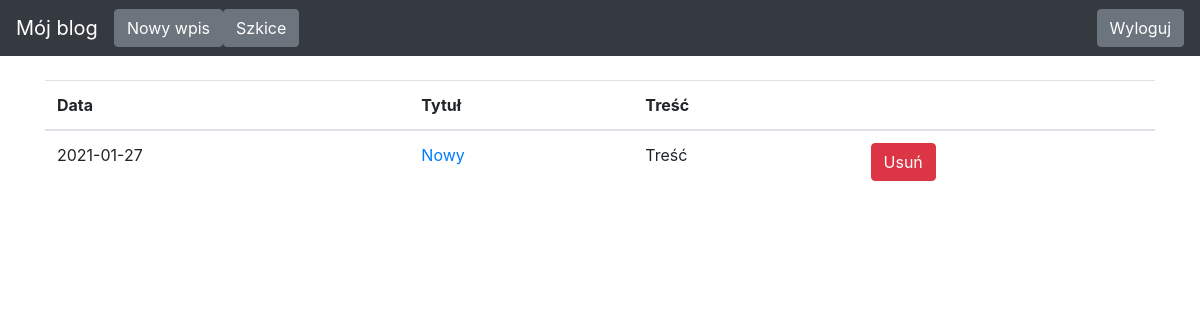
The page /drafts/ (signed in) on the database as committed earlier.
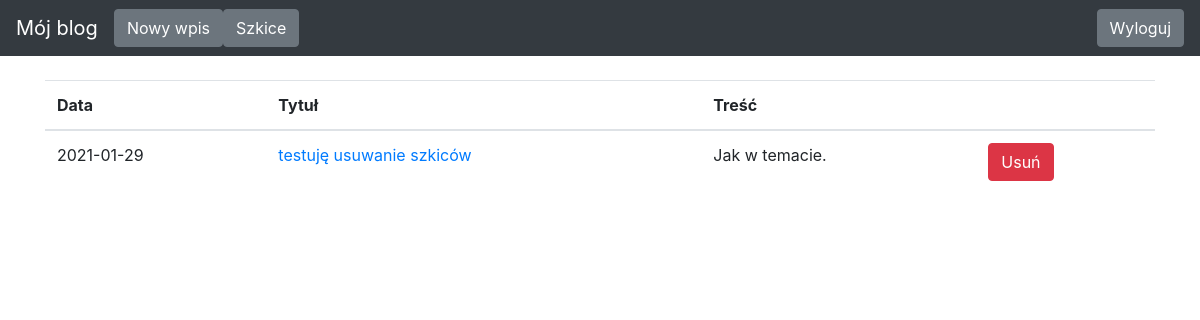
The same page on the database as committed later.
### blog/models.py (models this page shows)
class Entry(db.Model):
    id = db.Column(db.Integer, primary_key=True)
    title = db.Column(db.String(80), nullable=False)
    body = db.Column(db.Text, nullable=False)
    pub_date = db.Column(db.DateTime, nullable=False,
                         default=datetime.datetime.utcnow)
    is_published = db.Column(db.Boolean, default=False)

### blog/routes.py (the view)
@app.route('/drafts/')
@login_required
def list_drafts():
    drafts = Entry.query.filter_by(is_published=False). \
        order_by(Entry.pub_date.desc())
    return render_template("drafts.html", drafts=drafts)

### blog/routes.py (called while the page is built)
def login_required(view_func):
    @functools.wraps(view_func)
    def check_permissions(*args, **kwargs):
        if session.get('logged_in'):
            return view_func(*args, **kwargs)
        return redirect(url_for('login', next=request.path))
    return check_permissions

### blog/templates/drafts.html
{% extends "base.html" %}
{% block content %}
<table class="table">
    <thead>
    <tr>
        <th scope="col">Data</th>
        <th scope="col">Tytuł</th>
        <th scope="col">Treść</th>
        <th scope="col"></th>
    </tr>
    </thead>
    <tbody>
    {% for draft in drafts %}
        <tr>
            <td>{{ draft.pub_date.strftime('%Y-%m-%d') }}</td>
            <td><a href="/edit-post/{{draft.id}}">{{ draft.title }}</a></td>
            <td>{{ draft.body|truncate(100, true) }}</td>
            <td>
                <form class="form-inline my-2 my-lg-0" action="/delete-post/{{draft.id}}" method="POST">
                    <button class="btn btn-danger">Usuń</button>
                </form>
            </td>
        </tr>
    {% endfor %}
    </tbody>
</table>
{% endblock %}

### blog/templates/base.html (shortened to what this page needs)
<!DOCTYPE html>
<html lang="en">
<head>
    <link rel="stylesheet" href="https://stackpath.bootstrapcdn.com/bootstrap/4.5.0/css/bootstrap.min.css"
>
</head>
<body>
 <nav class="navbar navbar-expand-md navbar-dark bg-dark fixed-top">
   <a class="navbar-brand" href="/">Mój blog</a>
     <a  href="/new-post/" class="btn btn-secondary my-2 my-lg-0">Nowy wpis</a>
     <a href="/drafts/" class="btn btn-secondary my-2 my-lg-0">Szkice</a>
   <div class="collapse navbar-collapse" id="navbarsExampleDefault">
       {% if session.logged_in %}
     <form class="form-inline my-2 my-lg-0" action="{{ url_for('logout') }}" method="POST">
        <button class="btn btn-secondary my-2 my-sm-0" type="submit">Wyloguj</button>
     </form>
       {% else %}
       <a href="{{ url_for('login') }}" class="btn btn-secondary my-2 my-lg-0">Zaloguj</a>
       {% endif %}
   </div>
 </nav>
 <main role="main" class="container">
      {% block content %}
      {% endblock %}
  </main>
</body>
</html>

### blog/templates/base.html (style rules this page uses)
body { padding-top: 5rem; }

Rows that differ between the two databases and show on the page:
removed Entry: pub_date "2021-01-27", title "Nowy", body "Treść"
added Entry: pub_date "2021-01-29", title "testuję usuwanie szkiców", body "Jak w temacie."
